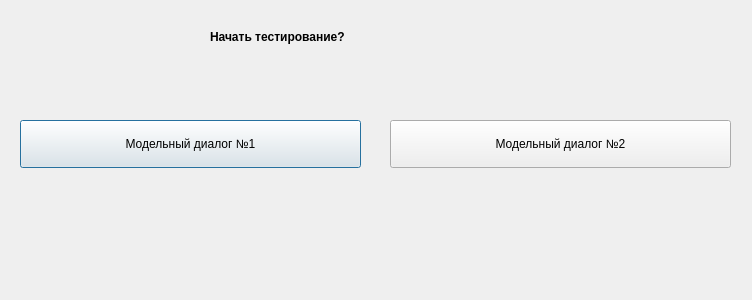
<?xml version="1.0" encoding="UTF-8"?>
<ui version="4.0">
 <class>TestStart</class>
 <widget class="QDialog" name="TestStart">
  <property name="geometry">
   <rect>
    <x>0</x>
    <y>0</y>
    <width>752</width>
    <height>300</height>
   </rect>
  </property>
  <property name="windowTitle">
   <string>Dialog</string>
  </property>
  <widget class="QLabel" name="label">
   <property name="geometry">
    <rect>
     <x>210</x>
     <y>20</y>
     <width>341</width>
     <height>34</height>
    </rect>
   </property>
   <property name="font">
    <font>
     <weight>75</weight>
     <bold>true</bold>
    </font>
   </property>
   <property name="text">
    <string>Начать тестирование?</string>
   </property>
  </widget>
  <widget class="QPushButton" name="pushButton">
   <property name="geometry">
    <rect>
     <x>20</x>
     <y>120</y>
     <width>341</width>
     <height>48</height>
    </rect>
   </property>
   <property name="text">
    <string>Модельный диалог №1</string>
   </property>
  </widget>
  <widget class="QPushButton" name="pushButton_2">
   <property name="geometry">
    <rect>
     <x>390</x>
     <y>120</y>
     <width>341</width>
     <height>48</height>
    </rect>
   </property>
   <property name="text">
    <string>Модельный диалог №2</string>
   </property>
  </widget>
 </widget>
 <resources/>
 <connections/>
</ui>
